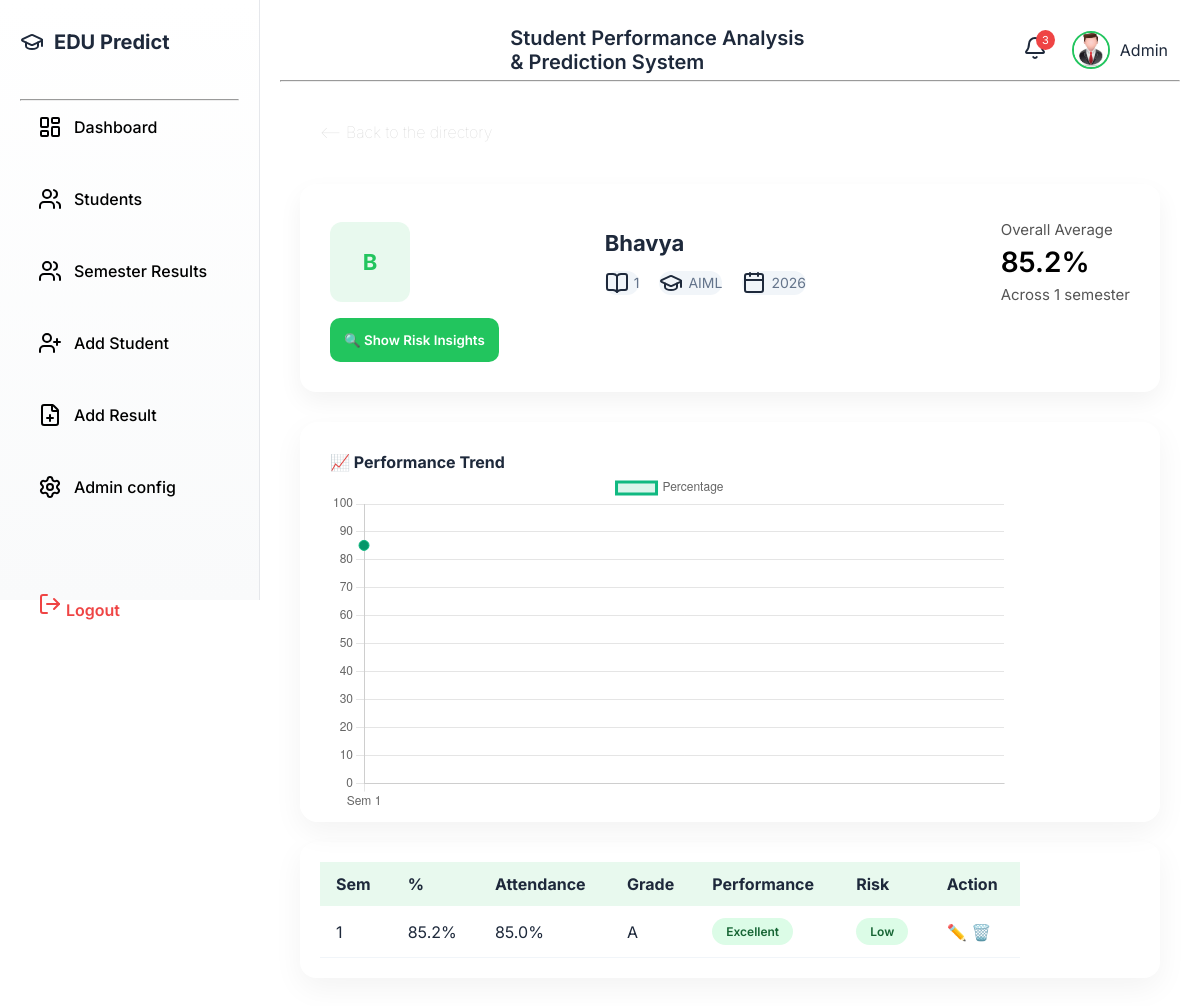
Page /student/1/AIML/2026 (signed in) on the committed database.
### tables this page shows
CREATE TABLE std_list (
            id INTEGER PRIMARY KEY AUTOINCREMENT,
            roll TEXT,
            name TEXT,
            branch TEXT,
            admission_year INTEGER,
            user_id INTEGER,
            FOREIGN KEY (user_id) REFERENCES users(id) ON DELETE CASCADE,
            UNIQUE(roll, branch, admission_year, user_id) 
        );

CREATE TABLE results (
            student_id INTEGER ,
            semester INTEGER,
            marks REAL,
            attendance REAL,
            percentage REAL,
            grade TEXT,
            performance TEXT,
            risk TEXT,
            PRIMARY KEY (student_id, semester),
            FOREIGN KEY (student_id) REFERENCES std_list(id) ON DELETE CASCADE
        );

### routes/student_details.py (the view)
@student_details_bp.route("/student/<roll>/<branch>/<int:admission_year>")
@login_required
def student_detail(roll,branch,admission_year):
    user_id=session["user_id"]
    conn = get_db()
    params=[roll,branch,admission_year,user_id,]
    student = conn.execute(
        "SELECT * FROM std_list WHERE roll=? AND branch=? AND admission_year=? AND user_id=?",  params).fetchone()
    student_id=student["id"]
    results = conn.execute("""
        SELECT * FROM results
        WHERE student_id=?
        ORDER BY semester ASC
    """, [student_id]).fetchall()
    avg_pct= conn.execute("""
    SELECT ROUND( AVG(percentage),2) FROM results
    WHERE student_id=?
    """,[student_id]).fetchone()[0]
    total_sem= conn.execute("""
    SELECT MAX(semester) FROM results
    WHERE student_id=?
   """,[student_id]).fetchone()[0]
    conn.close()
    percentages = [float(r["percentage"]) for r in results]
    attendances = [float(r["attendance"]) for r in results]
    risk_score = 0
    insights = []
    if percentages:
        latest_percentage = percentages[-1]
        latest_attendance = attendances[-1]
        performance_score = (latest_percentage * 0.8) + (latest_attendance * 0.2)
        if performance_score < 60:
            risk_score += 2
            insights.append("This student's overall performance needs attention. Their scores and attendance together fall below the acceptable level.")
        if len(percentages) >= 3:
            if (percentages[-1] < percentages[-2] and
                percentages[-2] < percentages[-3]):
                risk_score += 2
                insights.append("This student's marks have been going down for the last two semesters in a row. Early support is recommended.")
        if len(percentages) >= 2:
            if (percentages[-2] - percentages[-1]) > 20:
                risk_score += 2
                insights.append("Sharp drop greater than 20% detected.")
        if (max(percentages) - min(percentages)) > 30:
            risk_score += 1
            insights.append("This student's marks vary a lot from semester to semester, which suggests inconsistent effort or external challenges.")
        if latest_attendance < 65:
            risk_score += 1
            insights.append("This student has been absent more than recommended. Low attendance often leads to poor performance in upcoming exams.")
        if len(percentages) >= 2:
            trend = percentages[-1] - percentages[-2]
            predicted_next = round(latest_percentage + (trend * 0.5), 2)
            predicted_next = max(0, min(100, predicted_next))
        else:
            predicted_next = latest_percentage
        if risk_score >= 5:
            final_risk = "High"
        elif risk_score >= 3:
            final_risk = "Medium"
        else:
            final_risk = "Low"
        if performance_score < 60:
            final_risk = "High"
    else:
        final_risk = "Low"
    username=get_username()
    return render_template(
        "student_detail.html",
        student=student,
        results=results,
        insights=insights,
        final_risk=final_risk,
        predicted_next=predicted_next,
        avg_pct=avg_pct,
        total_sem=total_sem,
        username=username
    )

### services/auth_login.py (called while the page is built)
def login_required(func):
    @wraps(func)
    def wrapper(*args, **kwargs):
        if "user_id" not in session:
            return redirect(url_for("auth.login"))
        return func(*args, **kwargs)
    return wrapper

### services/utility.py (called while the page is built)
def get_db():
    db_path = "students.db"
    conn = sqlite3.connect(db_path)
    conn.row_factory = sqlite3.Row
    return conn

def get_username():
	user=session.get("username","Guest")
	return user

### templates/student_detail.html (shortened to what this page needs)
{% extends "base.html" %}
{% block content %}
<div class="info-cards ">
    <span class="redirect">
        <a href="{{ url_for('students.students')  }}"><-- Back to the directory</a>
        </span>
  </div>
<div class="detail-card">
    <div class="student-header">
        <div class="std-img">
            {{ student.name[0]|upper  }}
        </div>
        <div class="student-info">
            <h2 class="student-name">{{ student.name}}</h2>
            <div class="data-items">
                <div class="data-item">
                    <i data-lucide="book-open"></i>
                    <span>{{ student.roll }}</span>
                </div>
                <div class="data-item">
                    <i data-lucide="graduation-cap"></i>
                    <span>{{ student.branch  }}</span>
                </div>
                <div class="data-item">
                    <i data-lucide="calendar"></i>
                    <span>{{ student.admission_year }}</span>
                </div>
            </div>
        </div>
            <div class="average-sem">
                <p>Overall Average</p>
                <span style="font-size: 28px; font-weight: 600;color: black;">{{ avg_pct  }}%</span>
                <p>Across {{ total_sem  }} semester </p>
            </div>
</div>
        <div>
         <button id="riskBtn" class="btn-submit" onclick="toggleRisk()">
            🔍 Show Risk Insights
        </button>
        </div>
</div>
<div class="chart-card">
    <h4>📈 Performance Trend</h4>
    <canvas id="performanceChart"></canvas>
</div>
<br>
<div class="table-container">
<table>
    <thead>
        <tr>
            <th>Sem</th>
            <th>%</th>
            <th>Attendance</th>
            <th>Grade</th>
            <th>Performance</th>
            <th>Risk</th>
            <th>Action</th>
        </tr>
    </thead>
    {% if results %}
    <tbody>
        {% for r in results %}
        <tr>
            <td>{{ r.semester }}</td>
            <td>{{ r.percentage }}%</td>
            <td>{{ r.attendance }}%</td>
            <td>{{ r.grade }}</td>
            <td>
                <span class="badge {{ r.performance|lower }}">
                    {{ r.performance }}
                </span>
            </td>
            <td>
                <span class="badge {{ r.risk|lower }}">
                    {{ r.risk }}
                </span>
            </td>
            <td class="action-buttons">
                <a href="{{ url_for('modify.update_result', student_id=r.student_id, semester=r.semester) }}" class="edit-btn">✏️</a>
                <a href="{{ url_for('modify.delete_result', student_id=r.student_id, semester=r.semester) }}"
                   onclick="return confirm('Delete this semester record?');"
                   class="delete-btn">🗑️</a>
            </td>
        </tr>
        {% endfor %}
    </tbody>
    {% endif %}
</table>
</div>
<script>
new Chart(document.getElementById("performanceChart"), {
    type: "line",
    data: {
        labels: [{% for r in results %}"Sem {{ r.semester }}",{% endfor %}],
        datasets: [{
            label: "Percentage",
            data: [{% for r in results %}{{ r.percentage }},{% endfor %}],
            borderColor: "#10b981",
            backgroundColor: "rgba(16,185,129,0.15)",
            fill: true,
            tension: 0.4,
            pointRadius: 5,
            pointBackgroundColor: "#059669"
        }]
    },
    options: {
        responsive: true,
        scales: {
            y: {
                min: 0,
                max: 100
            }
        }
    }
});
function toggleRisk() {
    const section = document.getElementById("riskSection");
    const btn = document.getElementById("riskBtn");
    if (section.style.display === "none") {
        section.style.display = "block";
        btn.innerHTML = "❌ Hide Risk Insights";
    } else {
        section.style.display = "none";
        btn.innerHTML = "🔍 Show Risk Insights";
    }
}
</script>
{% endblock %}

### static/styles.css (style rules this page uses)
* { margin: 0; padding: 0; box-sizing: border-box; font-family: 'Inter', sans-serif; }
:root { --space-sm: 10px; --space-md: 20px; --space-lg: 30px; --radius: 16px; --transition: all 0.25s ease; --color-primary-light: rgba(34, 197, 94, 0.1); --color-primary: #22c55e; --color-primary-dark: #16a34a; --color-danger: #ef4444; --color-danger-light: rgba(239, 68, 68, 0.1); --color-text-muted: #64748b; --color-bg-light: #f9fafb; --color-bg-gradient-start: #f0fdf4; --color-bg-gradient-end: #f8fafc; --color-border: #e5e7eb; --color-shadow: rgba(0, 0, 0, 0.05); }
body { color: #1e293b; height: 100vh; }
.info-cards { background: #ffffff; padding: var(--space-md); display: flex; gap:12px; font-weight: 100; justify-content: space-between; margin-bottom: 22px; }
.info-cards .redirect a { text-decoration: none; color: lightgray; }
.table-container { background: white; padding: var(--space-md); border-radius: var(--radius); box-shadow: 0 10px 30px var(--color-shadow); overflow-x: auto; scrollbar-width: thin; margin-bottom: 12px; }
table { min-width: 700px; border-collapse: collapse; }
thead { background: var(--color-primary-light); }
th, td { padding: 12px 16px; text-align: left; white-space: nowrap; }
tbody tr { border-bottom: 1px solid #f1f5f9; transition: background-color 0.3s ease; }
td a { text-decoration: none; color: var(--color-primary); }
.btn-submit { background: var(--color-primary); color: white; border: none; padding: 14px; border-radius: 10px; font-weight: 600; transition: background-color 0.3s ease, transform 0.3s ease; cursor: pointer; }
.badge { padding: 6px 14px; border-radius: 30px; font-size: 12px; font-weight: 600; display: inline-block; }
.excellent { background: #dcfce7; color: #166534; }
.low { background: #dcfce7; color: #166534; }
.chart-card { background: rgba(255, 255, 255, 0.75); padding: var(--space-lg); border-radius: 18px; backdrop-filter: blur(15px); box-shadow: 0 10px 30px var(--color-shadow); width: 100%; margin-top: var(--space-lg); position: relative; height: 400px; }
.student-header { display: flex; align-items: center; justify-content: space-between; }
.detail-card { display: flex; flex-direction: column; justify-content: space-between; gap:8px; background: white; padding: var(--space-lg); border-radius: var(--radius); box-shadow: 0 10px 25px rgba(0, 0, 0, 0.05); margin-bottom: var(--space-md); transition: box-shadow 0.3s ease; }
.detail-card p { margin: 6px 0; font-size: 15px; color: #555; }
.std-img { width: 80px; height: 80px; border-radius: 12px; display: flex; align-items: center; justify-content: center; color: var(--color-primary); background: var(--color-primary-light); font-size: 22px; font-weight: bold; text-transform: uppercase; }
.student-info { display: flex; flex-direction: column; gap:10px; }
.student-name { font-size:22px; font-weight: bold; margin-bottom: 5px; }
.data-items { display: flex; flex-wrap: wrap; gap:20px; }
.data-item { display: flex; align-items: center; gap: 5px; font-size: 14px; background: #f1f5f9; border-radius: 16px; }
.data-item span { color: #64748b; }
html { scroll-behavior: smooth; }

### rows in the picture
std_list: name "B", name "Bhavya", roll "1", branch "AIML", admission_year "2026"
results: semester "1", percentage "85.2", attendance "85.0", grade "A", performance "Excellent", risk "Low"

### other values in the picture
{{ username }} "Admin"
{{ avg_pct }} "85.2"
{{ total_sem }} "1"
chart data {{ r.semester }} 1
chart data {{ r.percentage }} 85.2
